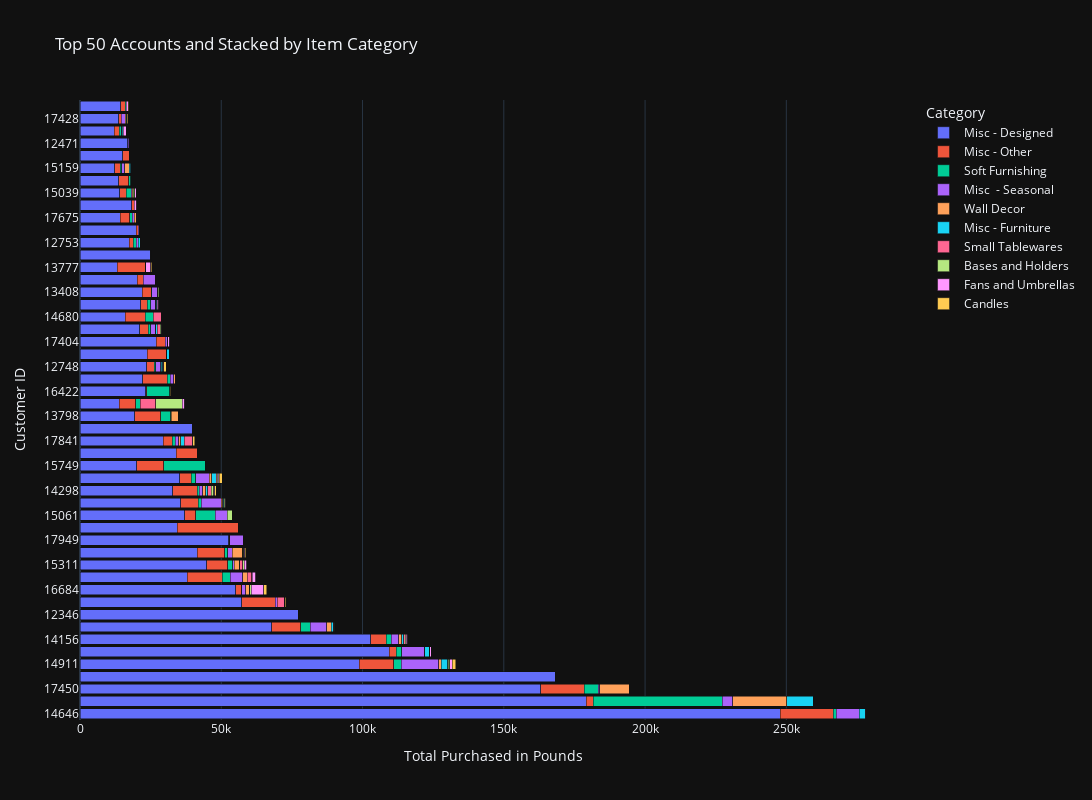

Notebook cell for this chart:
### Code cell
#Create a dictionary to sort values by based on amounts purchased for the top accounts
top_accounts_sorting = {}
for i in range (0, len(top_accounts_list)):
    top_accounts_sorting[top_accounts_list[i]] = i

#Grouping data by Customer IDs first and Stock Codes second, while summing up the total amounts purchased, then pivoting our dataframe so we can generate the needed data for our stacked bar chart
top_grouped_stock_reset = top_grouped_by_stock.sort_values( by= 'CustomerID_str', key=lambda x:x.map(top_accounts_sorting))
pivot_df = top_grouped_stock_reset.pivot(index='CustomerID_str', columns='Category', values='TotalPrice').fillna(0)
pivot_df = pivot_df.sort_index(level = 1, key=lambda x:x.map(top_accounts_sorting))

#Filtering only the top categories so that the barstack is easier to read
pivot_df_filtered = pivot_df[top_regrouped_categories]


#Plotting our stacked bar chart
fig = px.bar(pivot_df_filtered, orientation='h', title='Top 50 Accounts and Stacked by Item Category')
fig.update_layout(barmode='stack', xaxis_title='Total Purchased in Pounds', yaxis_title='Customer ID', height=800, width = 1500)

# Show the plot
fig.show()

### Figure 1 — Plotly figure (JSON) as saved in the notebook; plotly's stock layout.template omitted (floating-point values rounded to 4 significant figures)
{"data": [{"alignmentgroup": "True", "hovertemplate": "Category=Misc - Designed<br>value=%{x}<br>CustomerID_str=%{y}<extra></extra>", "legendgroup": "Misc - Designed", "marker": {"color": "#636efa", "pattern": {"shape": ""}}, "name": "Misc - Designed", "offsetgroup": "Misc - Designed", "orientation": "h", "showlegend": true, "textposition": "auto", "type": "bar", "x": [247900.0, 179100.0, 163000.0, 168500.0, 98830.0, 109500.0, 102900.0, 67860.0, 77180.0, 57210.0, 55160.0, 38040.0, 44800.0, 41490.0, 52710.0, 34430.0, 37030.0, 35680.0, 32880.0, 35260.0, 20160.0, 34150.0, 29400.0, 39920.0, 19290.0, 13874, 23250.0, 22180.0, 23550.0, 23840.0, 27020.0, 21120.0, 15940.0, 21490.0, 21990.0, 20350.0, 13130.0, 24970.0, 17380.0, 19900.0, 14310.0, 18300.0, 14070.0, 13690.0, 12230.0, 15050.0, 16900.0, 12070.0, 13700.0, 14440.0], "xaxis": "x", "y": ["14646", "18102", "17450", "16446", "14911", "12415", "14156", "17511", "12346", "16029", "16684", "13694", "15311", "13089", "17949", "15769", "15061", "14096", "14298", "14088", "15749", "12931", "17841", "15098", "13798", "16013", "16422", "15838", "12748", "17389", "17404", "13098", "14680", "13081", "13408", "16333", "13777", "17857", "12753", "16210", "17675", "17381", "15039", "12731", "15159", "12901", "12471", "14031", "17428", "13767"], "yaxis": "y"}, {"alignmentgroup": "True", "hovertemplate": "Category=Misc - Other<br>value=%{x}<br>CustomerID_str=%{y}<extra></extra>", "legendgroup": "Misc - Other", "marker": {"color": "#EF553B", "pattern": {"shape": ""}}, "name": "Misc - Other", "offsetgroup": "Misc - Other", "orientation": "h", "showlegend": true, "textposition": "auto", "type": "bar", "x": [18660.0, 2508.0, 15480.0, 0, 12270.0, 2437.0, 5440.0, 10350.0, 0, 11910.0, 2114.0, 12380.0, 7490.0, 9688.0, 262.8, 21680.0, 3928.0, 6257.0, 8562.0, 4124.0, 9554.0, 7320.0, 3180.0, 0, 9270.0, 5788.0, 397.2, 8681.0, 2733.0, 6749.0, 3179.0, 3102.0, 7077.0, 2292.0, 3182.0, 2117.0, 10050.0, 0, 1467.0, 630.3, 3378.0, 986.2, 2265.0, 3600.0, 1938.0, 2606.0, 238.7, 1896.0, 889.9, 1626.0], "xaxis": "x", "y": ["14646", "18102", "17450", "16446", "14911", "12415", "14156", "17511", "12346", "16029", "16684", "13694", "15311", "13089", "17949", "15769", "15061", "14096", "14298", "14088", "15749", "12931", "17841", "15098", "13798", "16013", "16422", "15838", "12748", "17389", "17404", "13098", "14680", "13081", "13408", "16333", "13777", "17857", "12753", "16210", "17675", "17381", "15039", "12731", "15159", "12901", "12471", "14031", "17428", "13767"], "yaxis": "y"}, {"alignmentgroup": "True", "hovertemplate": "Category=Soft Furnishing<br>value=%{x}<br>CustomerID_str=%{y}<extra></extra>", "legendgroup": "Soft Furnishing", "marker": {"color": "#00cc96", "pattern": {"shape": ""}}, "name": "Soft Furnishing", "offsetgroup": "Soft Furnishing", "orientation": "h", "showlegend": true, "textposition": "auto", "type": "bar", "x": [1147.0, 45680.0, 4980.0, 0, 2572.0, 1898.0, 1806.0, 3232.0, 0, 0, 0, 2722.0, 1725.0, 1176, 0, 0, 6873.0, 932.2, 756.9, 1517.0, 14822, 0, 1171.0, 0, 3531, 1708.0, 8031.0, 1094.0, 484.9, 163.5, 0, 749.1, 2880, 1199.0, 207.8, 0, 0, 0, 1021.0, 0, 739.5, 0, 1841.0, 614.1, 686.3, 0, 0, 710.3, 30.48, 316.8], "xaxis": "x", "y": ["14646", "18102", "17450", "16446", "14911", "12415", "14156", "17511", "12346", "16029", "16684", "13694", "15311", "13089", "17949", "15769", "15061", "14096", "14298", "14088", "15749", "12931", "17841", "15098", "13798", "16013", "16422", "15838", "12748", "17389", "17404", "13098", "14680", "13081", "13408", "16333", "13777", "17857", "12753", "16210", "17675", "17381", "15039", "12731", "15159", "12901", "12471", "14031", "17428", "13767"], "yaxis": "y"}, {"alignmentgroup": "True", "hovertemplate": "Category=Misc  - Seasonal<br>value=%{x}<br>CustomerID_str=%{y}<extra></extra>", "legendgroup": "Misc  - Seasonal", "marker": {"color": "#ab63fa", "pattern": {"shape": ""}}, "name": "Misc  - Seasonal", "offsetgroup": "Misc  - Seasonal", "orientation": "h", "showlegend": true, "textposition": "auto", "type": "bar", "x": [8039.0, 3618.0, 400, 0, 13250.0, 8141.0, 2639.0, 5941.0, 0, 604.8, 1425.0, 4501.0, 619.4, 1488.0, 4815.0, 145.6, 4373.0, 7040.0, 1301.0, 4874.0, 0, 0, 1195.0, 0, 290.0, 0, 226.8, 1156.0, 1864.0, 0, 902.9, 1834.0, 0, 1896.0, 2054.0, 4162.0, 0, 330, 806.7, 393.3, 741.2, 0, 259.6, 231.2, 972.6, 0, 271.3, 23.08, 1389.0, 0], "xaxis": "x", "y": ["14646", "18102", "17450", "16446", "14911", "12415", "14156", "17511", "12346", "16029", "16684", "13694", "15311", "13089", "17949", "15769", "15061", "14096", "14298", "14088", "15749", "12931", "17841", "15098", "13798", "16013", "16422", "15838", "12748", "17389", "17404", "13098", "14680", "13081", "13408", "16333", "13777", "17857", "12753", "16210", "17675", "17381", "15039", "12731", "15159", "12901", "12471", "14031", "17428", "13767"], "yaxis": "y"}, {"alignmentgroup": "True", "hovertemplate": "Category=Wall Decor<br>value=%{x}<br>CustomerID_str=%{y}<extra></extra>", "legendgroup": "Wall Decor", "marker": {"color": "#FFA15A", "pattern": {"shape": ""}}, "name": "Wall Decor", "offsetgroup": "Wall Decor", "orientation": "h", "showlegend": true, "textposition": "auto", "type": "bar", "x": [0, 19190.0, 10650.0, 0, 1030.0, 0, 1176.0, 1475.0, 0, 0, 1253.0, 1495.0, 1843.0, 3786.0, 0, 0, 0, 665.0, 1013.0, 799.9, 0, 0, 700.8, 0, 2580.0, 0, 0, 529.2, 147.2, 0, 0, 0, 0, 0, 151.2, 0, 91.8, 0, 0, 75.6, 938.4, 0, 379.2, 0, 1552.0, 0, 0, 315.6, 390.1, 0], "xaxis": "x", "y": ["14646", "18102", "17450", "16446", "14911", "12415", "14156", "17511", "12346", "16029", "16684", "13694", "15311", "13089", "17949", "15769", "15061", "14096", "14298", "14088", "15749", "12931", "17841", "15098", "13798", "16013", "16422", "15838", "12748", "17389", "17404", "13098", "14680", "13081", "13408", "16333", "13777", "17857", "12753", "16210", "17675", "17381", "15039", "12731", "15159", "12901", "12471", "14031", "17428", "13767"], "yaxis": "y"}, {"alignmentgroup": "True", "hovertemplate": "Category=Misc - Furniture<br>value=%{x}<br>CustomerID_str=%{y}<extra></extra>", "legendgroup": "Misc - Furniture", "marker": {"color": "#19d3f3", "pattern": {"shape": ""}}, "name": "Misc - Furniture", "offsetgroup": "Misc - Furniture", "orientation": "h", "showlegend": true, "textposition": "auto", "type": "bar", "x": [2265, 9302.0, 0, 0, 2228.0, 1804.0, 594.6, 780.6, 0, 0, 59.7, 47.4, 69.65, 29.9, 0, 0, 0, 231.3, 663.0, 1710.0, 0, 0, 1175.0, 0, 0, 0, 0, 0, 502.6, 1046.0, 0, 478.4, 0, 301, 83.2, 0, 0, 0, 751.8, 0, 14.95, 0, 29.85, 0, 500, 0, 0, 264.9, 209.1, 0], "xaxis": "x", "y": ["14646", "18102", "17450", "16446", "14911", "12415", "14156", "17511", "12346", "16029", "16684", "13694", "15311", "13089", "17949", "15769", "15061", "14096", "14298", "14088", "15749", "12931", "17841", "15098", "13798", "16013", "16422", "15838", "12748", "17389", "17404", "13098", "14680", "13081", "13408", "16333", "13777", "17857", "12753", "16210", "17675", "17381", "15039", "12731", "15159", "12901", "12471", "14031", "17428", "13767"], "yaxis": "y"}, {"alignmentgroup": "True", "hovertemplate": "Category=Small Tablewares<br>value=%{x}<br>CustomerID_str=%{y}<extra></extra>", "legendgroup": "Small Tablewares", "marker": {"color": "#FF6692", "pattern": {"shape": ""}}, "name": "Small Tablewares", "offsetgroup": "Small Tablewares", "orientation": "h", "showlegend": true, "textposition": "auto", "type": "bar", "x": [0, 0, 0, 0, 199.1, 90.72, 562.0, 220.8, 0, 2815.0, 0, 1619.0, 1049.0, 124.4, 237.6, 0, 0, 208.1, 1248.0, 328.7, 0, 0, 2886.0, 0, 53.82, 5408.0, 0, 0, 116.5, 0, 0, 1069.0, 2852.0, 94.96, 0, 0, 0, 0, 0, 0, 0, 0, 7.02, 0, 429, 0, 0, 63.75, 146.9, 0], "xaxis": "x", "y": ["14646", "18102", "17450", "16446", "14911", "12415", "14156", "17511", "12346", "16029", "16684", "13694", "15311", "13089", "17949", "15769", "15061", "14096", "14298", "14088", "15749", "12931", "17841", "15098", "13798", "16013", "16422", "15838", "12748", "17389", "17404", "13098", "14680", "13081", "13408", "16333", "13777", "17857", "12753", "16210", "17675", "17381", "15039", "12731", "15159", "12901", "12471", "14031", "17428", "13767"], "yaxis": "y"}, {"alignmentgroup": "True", "hovertemplate": "Category=Bases and Holders<br>value=%{x}<br>CustomerID_str=%{y}<extra></extra>", "legendgroup": "Bases and Holders", "marker": {"color": "#B6E880", "pattern": {"shape": ""}}, "name": "Bases and Holders", "offsetgroup": "Bases and Holders", "orientation": "h", "showlegend": true, "textposition": "auto", "type": "bar", "x": [0, 0, 0, 0, 530.6, 0, 427.6, 308.2, 0, 0, 569.5, 138.2, 494.2, 86.4, 0, 0, 1616.0, 478.2, 971.6, 380.5, 0, 0, 66.12, 0, 0, 9461.0, 0, 0, 74.55, 0, 0, 414.7, 0, 109.9, 447.3, 0, 0, 0, 0, 69.12, 248, 0, 483.7, 0, 40.2, 0, 0, 9.35, 0, 0], "xaxis": "x", "y": ["14646", "18102", "17450", "16446", "14911", "12415", "14156", "17511", "12346", "16029", "16684", "13694", "15311", "13089", "17949", "15769", "15061", "14096", "14298", "14088", "15749", "12931", "17841", "15098", "13798", "16013", "16422", "15838", "12748", "17389", "17404", "13098", "14680", "13081", "13408", "16333", "13777", "17857", "12753", "16210", "17675", "17381", "15039", "12731", "15159", "12901", "12471", "14031", "17428", "13767"], "yaxis": "y"}, {"alignmentgroup": "True", "hovertemplate": "Category=Fans and Umbrellas<br>value=%{x}<br>CustomerID_str=%{y}<extra></extra>", "legendgroup": "Fans and Umbrellas", "marker": {"color": "#FF97FF", "pattern": {"shape": ""}}, "name": "Fans and Umbrellas", "offsetgroup": "Fans and Umbrellas", "orientation": "h", "showlegend": true, "textposition": "auto", "type": "bar", "x": [39.5, 0, 0, 0, 930.9, 432, 454.3, 0, 0, 0, 4478.0, 1277, 850.9, 524.7, 0, 0, 0, 92.08, 216.5, 264.8, 0, 0, 179.6, 0, 0, 891, 0, 0, 226.2, 0, 587.2, 99.6, 0, 452.6, 0, 0, 1687.0, 0, 0, 0, 0, 780, 551.8, 0, 0, 0, 0, 953.7, 35.7, 778.0], "xaxis": "x", "y": ["14646", "18102", "17450", "16446", "14911", "12415", "14156", "17511", "12346", "16029", "16684", "13694", "15311", "13089", "17949", "15769", "15061", "14096", "14298", "14088", "15749", "12931", "17841", "15098", "13798", "16013", "16422", "15838", "12748", "17389", "17404", "13098", "14680", "13081", "13408", "16333", "13777", "17857", "12753", "16210", "17675", "17381", "15039", "12731", "15159", "12901", "12471", "14031", "17428", "13767"], "yaxis": "y"}, {"alignmentgroup": "True", "hovertemplate": "Category=Candles<br>value=%{x}<br>CustomerID_str=%{y}<extra></extra>", "legendgroup": "Candles", "marker": {"color": "#FECB52", "pattern": {"shape": ""}}, "name": "Candles", "offsetgroup": "Candles", "orientation": "h", "showlegend": true, "textposition": "auto", "type": "bar", "x": [30.24, 0, 0, 0, 1214.0, 0, 30.6, 113.8, 0, 339.6, 1095.0, 218.9, 197.4, 255.4, 0, 0, 0, 261.7, 592.3, 1028.0, 0, 0, 586.6, 0, 0, 0, 176.4, 0, 908.8, 0, 0, 0, 0, 39.36, 0, 0, 457.2, 0, 0, 0, 0, 0, 9.48, 0, 0, 0, 0, 0, 365.0, 59.7], "xaxis": "x", "y": ["14646", "18102", "17450", "16446", "14911", "12415", "14156", "17511", "12346", "16029", "16684", "13694", "15311", "13089", "17949", "15769", "15061", "14096", "14298", "14088", "15749", "12931", "17841", "15098", "13798", "16013", "16422", "15838", "12748", "17389", "17404", "13098", "14680", "13081", "13408", "16333", "13777", "17857", "12753", "16210", "17675", "17381", "15039", "12731", "15159", "12901", "12471", "14031", "17428", "13767"], "yaxis": "y"}], "layout": {"barmode": "stack", "height": 800, "legend": {"title": {"text": "Category"}, "tracegroupgap": 0}, "title": {"text": "Top 50 Accounts and Stacked by Item Category"}, "width": 1500, "xaxis": {"anchor": "y", "domain": [0, 1], "title": {"text": "Total Purchased in Pounds"}}, "yaxis": {"anchor": "x", "domain": [0, 1], "title": {"text": "Customer ID"}}}}
